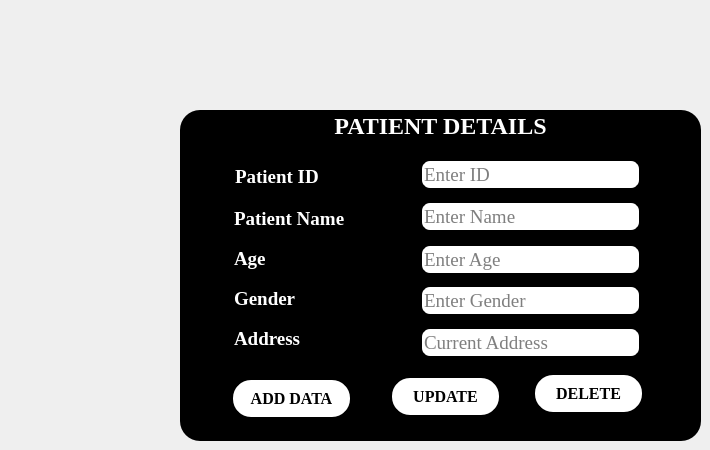
         <widget class="QWidget" name="page_54">
          <widget class="QGroupBox" name="groupBox_32">
           <property name="geometry">
            <rect>
             <x>180</x>
             <y>110</y>
             <width>521</width>
             <height>331</height>
            </rect>
           </property>
           <property name="font">
            <font>
             <family>Times New Roman</family>
             <pointsize>18</pointsize>
             <weight>75</weight>
             <bold>true</bold>
            </font>
           </property>
           <property name="styleSheet">
            <string notr="true">QGroupBox{
color:white;
background:black;
border-radius:20px;
}</string>
           </property>
           <property name="title">
            <string>PATIENT DETAILS</string>
           </property>
           <property name="alignment">
            <set>Qt::AlignCenter</set>
           </property>
           <widget class="QLabel" name="label_76">
            <property name="geometry">
             <rect>
              <x>55</x>
              <y>56</y>
              <width>161</width>
              <height>21</height>
             </rect>
            </property>
            <property name="font">
             <font>
              <family>Times New Roman</family>
              <pointsize>14</pointsize>
              <weight>75</weight>
              <bold>true</bold>
             </font>
            </property>
            <property name="styleSheet">
             <string notr="true">QLabel{
color:white;
}</string>
            </property>
            <property name="text">
             <string>Patient ID</string>
            </property>
           </widget>
           <widget class="QLineEdit" name="lineEdit_ID_5">
            <property name="geometry">
             <rect>
              <x>240</x>
              <y>49</y>
              <width>221</width>
              <height>31</height>
             </rect>
            </property>
            <property name="font">
             <font>
              <family>Times New Roman</family>
              <pointsize>14</pointsize>
              <weight>50</weight>
              <bold>false</bold>
             </font>
            </property>
            <property name="styleSheet">
             <string notr="true">QLineEdit{
border: 2px solid black;
border-radius:10px;
background:white;
}</string>
            </property>
            <property name="placeholderText">
             <string>Enter ID</string>
            </property>
           </widget>
           <widget class="QLabel" name="label_77">
            <property name="geometry">
             <rect>
              <x>54</x>
              <y>98</y>
              <width>161</width>
              <height>21</height>
             </rect>
            </property>
            <property name="font">
             <font>
              <family>Times New Roman</family>
              <pointsize>14</pointsize>
              <weight>75</weight>
              <bold>true</bold>
             </font>
            </property>
            <property name="styleSheet">
             <string notr="true">QLabel{
color:white;
}</string>
            </property>
            <property name="text">
             <string>Patient Name</string>
            </property>
           </widget>
           <widget class="QLineEdit" name="lineEdit_Name_5">
            <property name="geometry">
             <rect>
              <x>240</x>
              <y>91</y>
              <width>221</width>
              <height>31</height>
             </rect>
            </property>
            <property name="font">
             <font>
              <family>Times New Roman</family>
              <pointsize>14</pointsize>
              <weight>50</weight>
              <bold>false</bold>
             </font>
            </property>
            <property name="styleSheet">
             <string notr="true">QLineEdit{
border: 2px solid black;
border-radius:10px;
background:white;
}</string>
            </property>
            <property name="text">
             <string/>
            </property>
            <property name="placeholderText">
             <string>Enter Name</string>
            </property>
           </widget>
           <widget class="QLabel" name="label_78">
            <property name="geometry">
             <rect>
              <x>54</x>
              <y>138</y>
              <width>161</width>
              <height>21</height>
             </rect>
            </property>
            <property name="font">
             <font>
              <family>Times New Roman</family>
              <pointsize>14</pointsize>
              <weight>75</weight>
              <bold>true</bold>
             </font>
            </property>
            <property name="styleSheet">
             <string notr="true">QLabel{
color:white;
}</string>
            </property>
            <property name="text">
             <string>Age</string>
            </property>
           </widget>
           <widget class="QLabel" name="label_79">
            <property name="geometry">
             <rect>
              <x>54</x>
              <y>178</y>
              <width>161</width>
              <height>21</height>
             </rect>
            </property>
            <property name="font">
             <font>
              <family>Times New Roman</family>
              <pointsize>14</pointsize>
              <weight>75</weight>
              <bold>true</bold>
             </font>
            </property>
            <property name="styleSheet">
             <string notr="true">QLabel{
color:white;
}</string>
            </property>
            <property name="text">
             <string>Gender</string>
            </property>
           </widget>
           <widget class="QLabel" name="label_80">
            <property name="geometry">
             <rect>
              <x>54</x>
              <y>218</y>
              <width>161</width>
              <height>21</height>
             </rect>
            </property>
            <property name="font">
             <font>
              <family>Times New Roman</family>
              <pointsize>14</pointsize>
              <weight>75</weight>
              <bold>true</bold>
             </font>
            </property>
            <property name="styleSheet">
             <string notr="true">QLabel{
color:white;
}</string>
            </property>
            <property name="text">
             <string>Address</string>
            </property>
           </widget>
           <widget class="QLineEdit" name="lineEdit_Age_5">
            <property name="geometry">
             <rect>
              <x>240</x>
              <y>134</y>
              <width>221</width>
              <height>31</height>
             </rect>
            </property>
            <property name="font">
             <font>
              <family>Times New Roman</family>
              <pointsize>14</pointsize>
              <weight>50</weight>
              <bold>false</bold>
             </font>
            </property>
            <property name="styleSheet">
             <string notr="true">QLineEdit{
border: 2px solid black;
border-radius:10px;
background:white;
}</string>
            </property>
            <property name="placeholderText">
             <string>Enter Age</string>
            </property>
           </widget>
           <widget class="QLineEdit" name="lineEdit_Gender_5">
            <property name="geometry">
             <rect>
              <x>240</x>
              <y>175</y>
              <width>221</width>
              <height>31</height>
             </rect>
            </property>
            <property name="font">
             <font>
              <family>Times New Roman</family>
              <pointsize>14</pointsize>
              <weight>50</weight>
              <bold>false</bold>
             </font>
            </property>
            <property name="styleSheet">
             <string notr="true">QLineEdit{
border: 2px solid black;
border-radius:10px;
background:white;
}</string>
            </property>
            <property name="placeholderText">
             <string>Enter Gender</string>
            </property>
           </widget>
           <widget class="QLineEdit" name="lineEdit_Address_5">
            <property name="geometry">
             <rect>
              <x>240</x>
              <y>217</y>
              <width>221</width>
              <height>31</height>
             </rect>
            </property>
            <property name="font">
             <font>
              <family>Times New Roman</family>
              <pointsize>14</pointsize>
              <weight>50</weight>
              <bold>false</bold>
             </font>
            </property>
            <property name="styleSheet">
             <string notr="true">QLineEdit{
border: 2px solid black;
border-radius:10px;
background:white;
}</string>
            </property>
            <property name="placeholderText">
             <string>Current Address</string>
            </property>
           </widget>
           <widget class="QPushButton" name="pushButton_Add_5">
            <property name="geometry">
             <rect>
              <x>51</x>
              <y>268</y>
              <width>121</width>
              <height>41</height>
             </rect>
            </property>
            <property name="font">
             <font>
              <family>Times New Roman</family>
              <pointsize>12</pointsize>
              <weight>75</weight>
              <bold>true</bold>
             </font>
            </property>
            <property name="styleSheet">
             <string notr="true">QPushButton{
border: 2px solid black;
border-radius:20px;
background:white;
}</string>
            </property>
            <property name="text">
             <string>ADD DATA</string>
            </property>
           </widget>
           <widget class="QPushButton" name="pushButton_Update_5">
            <property name="geometry">
             <rect>
              <x>210</x>
              <y>266</y>
              <width>111</width>
              <height>41</height>
             </rect>
            </property>
            <property name="font">
             <font>
              <family>Times New Roman</family>
              <pointsize>12</pointsize>
              <weight>75</weight>
              <bold>true</bold>
             </font>
            </property>
            <property name="styleSheet">
             <string notr="true">QPushButton{
border: 2px solid black;
border-radius:20px;
background:white;
}</string>
            </property>
            <property name="text">
             <string>UPDATE</string>
            </property>
           </widget>
           <widget class="QPushButton" name="pushButton_Delete_5">
            <property name="geometry">
             <rect>
              <x>353</x>
              <y>263</y>
              <width>111</width>
              <height>41</height>
             </rect>
            </property>
            <property name="font">
             <font>
              <family>Times New Roman</family>
              <pointsize>12</pointsize>
              <weight>75</weight>
              <bold>true</bold>
             </font>
            </property>
            <property name="styleSheet">
             <string notr="true">QPushButton{
border: 2px solid black;
border-radius:20px;
background:white;
}</string>
            </property>
            <property name="text">
             <string>DELETE</string>
            </property>
           </widget>
           <widget class="QPushButton" name="pushButton_CPatientID_4">
            <property name="geometry">
             <rect>
              <x>240</x>
              <y>50</y>
              <width>221</width>
              <height>31</height>
             </rect>
            </property>
            <property name="styleSheet">
             <string notr="true">background:qlineargradient(spread:pad, x1:0, y1:0, x2:1, y2:0, stop:0 rgba(0, 0, 0, 0), stop:1 rgba(0,0,0,0));
border:black;</string>
            </property>
            <property name="text">
             <string/>
            </property>
           </widget>
           <widget class="QPushButton" name="pushButton_CPatientName_4">
            <property name="geometry">
             <rect>
              <x>240</x>
              <y>90</y>
              <width>221</width>
              <height>31</height>
             </rect>
            </property>
            <property name="styleSheet">
             <string notr="true">background:qlineargradient(spread:pad, x1:0, y1:0, x2:1, y2:0, stop:0 rgba(0, 0, 0, 0), stop:1 rgba(0,0,0,0));
border:black;</string>
            </property>
            <property name="text">
             <string/>
            </property>
           </widget>
           <widget class="QPushButton" name="pushButton_CAge_4">
            <property name="geometry">
             <rect>
              <x>240</x>
              <y>140</y>
              <width>221</width>
              <height>21</height>
             </rect>
            </property>
            <property name="styleSheet">
             <string notr="true">background:qlineargradient(spread:pad, x1:0, y1:0, x2:1, y2:0, stop:0 rgba(0, 0, 0, 0), stop:1 rgba(0,0,0,0));
border:black;</string>
            </property>
            <property name="text">
             <string/>
            </property>
           </widget>
           <widget class="QPushButton" name="pushButton_CGender_4">
            <property name="geometry">
             <rect>
              <x>240</x>
              <y>180</y>
              <width>221</width>
              <height>31</height>
             </rect>
            </property>
            <property name="styleSheet">
             <string notr="true">background:qlineargradient(spread:pad, x1:0, y1:0, x2:1, y2:0, stop:0 rgba(0, 0, 0, 0), stop:1 rgba(0,0,0,0));
border:black;</string>
            </property>
            <property name="text">
             <string/>
            </property>
           </widget>
           <widget class="QPushButton" name="pushButton_CAddress_4">
            <property name="geometry">
             <rect>
              <x>240</x>
              <y>220</y>
              <width>221</width>
              <height>21</height>
             </rect>
            </property>
            <property name="styleSheet">
             <string notr="true">background:qlineargradient(spread:pad, x1:0, y1:0, x2:1, y2:0, stop:0 rgba(0, 0, 0, 0), stop:1 rgba(0,0,0,0));
border:black;</string>
            </property>
            <property name="text">
             <string/>
            </property>
           </widget>
          </widget>
         </widget>
